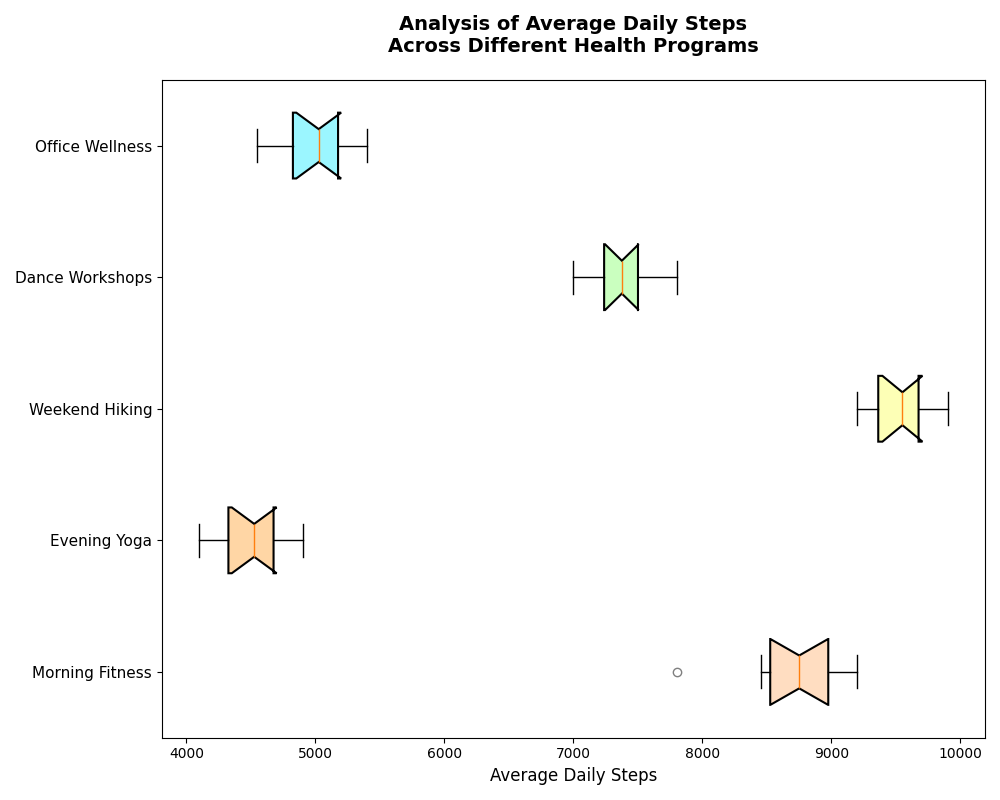

This figure's Python source:
import matplotlib.pyplot as plt
import numpy as np

# Define health programs and fictional data (average daily steps)
programs = ['Morning Fitness', 'Evening Yoga', 'Weekend Hiking', 'Dance Workshops', 'Office Wellness']
steps_data = [
    [8500, 8700, 7800, 9000, 8800, 8900, 8600, 9100, 9200, 8450],  # Morning Fitness
    [4500, 4200, 4100, 4600, 4700, 4900, 4300, 4800, 4400, 4550],  # Evening Yoga
    [9500, 9600, 9400, 9300, 9200, 9800, 9900, 9700, 9350, 9600],  # Weekend Hiking
    [7000, 7500, 7200, 7100, 7350, 7600, 7800, 7400, 7500, 7350],  # Dance Workshops
    [5000, 4800, 4700, 5100, 5200, 5400, 4550, 4900, 5050, 5250]   # Office Wellness
]

# Create the plot with a single subplot
fig, ax = plt.subplots(figsize=(10, 8))

# Box plot for the average daily steps
box = ax.boxplot(steps_data, vert=False, patch_artist=True, notch=True, whis=1.5)

# Define colors for each box
colors = ['#FFDDC1', '#FFD6A5', '#FDFFB6', '#CAFFBF', '#9BF6FF']
for patch, color in zip(box['boxes'], colors):
    patch.set_facecolor(color)
    patch.set_edgecolor('black')
    patch.set_linewidth(1.5)

# Customize outliers
for flier in box['fliers']:
    flier.set(marker='o', color='red', alpha=0.5)

# Customize plot elements
ax.set_yticklabels(programs, fontsize=11)
ax.set_xlabel('Average Daily Steps', fontsize=12)
ax.set_title('Analysis of Average Daily Steps\nAcross Different Health Programs', fontsize=14, fontweight='bold', pad=20)

# Adjust layout
plt.tight_layout()

# Display the plot
plt.show()
